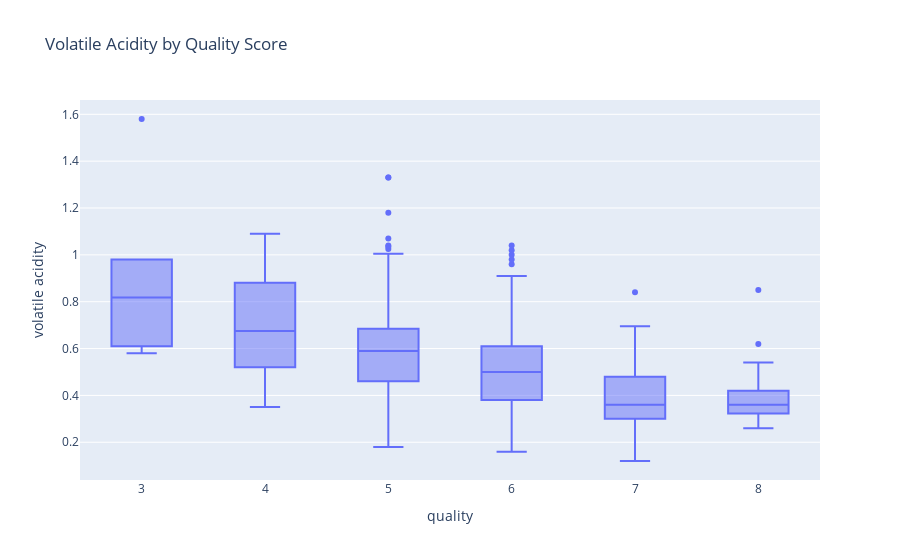

The notebook cell saved with this chart:
### Markdown cell above
Insight:

- Higher quality wines tend to have higher alcohol levels.

- Alcohol shows a clear positive relationship with quality.

### Code cell
# Volatile Acidity vs Quality
px.box(
    df,
    x="quality",
    y="volatile acidity",
    title="Volatile Acidity by Quality Score"
)

### Figure 1 — Plotly figure (JSON) as saved in the notebook; plotly's stock layout.template omitted (floating-point values rounded to 4 significant figures; data arrays with more than 128 entries replaced by an {"elided": "..."} marker saying what was removed)
{"data": [{"alignmentgroup": "True", "hovertemplate": "quality=%{x}<br>volatile acidity=%{y}<extra></extra>", "legendgroup": "", "marker": {"color": "#636efa"}, "name": "", "notched": false, "offsetgroup": "", "orientation": "v", "showlegend": false, "type": "box", "x": {"elided": "1018 int values"}, "x0": " ", "xaxis": "x", "y": {"elided": "1018 float values"}, "y0": " ", "yaxis": "y"}], "layout": {"boxmode": "group", "legend": {"tracegroupgap": 0}, "title": {"text": "Volatile Acidity by Quality Score"}, "xaxis": {"anchor": "y", "domain": [0, 1], "title": {"text": "quality"}}, "yaxis": {"anchor": "x", "domain": [0, 1], "title": {"text": "volatile acidity"}}}}
